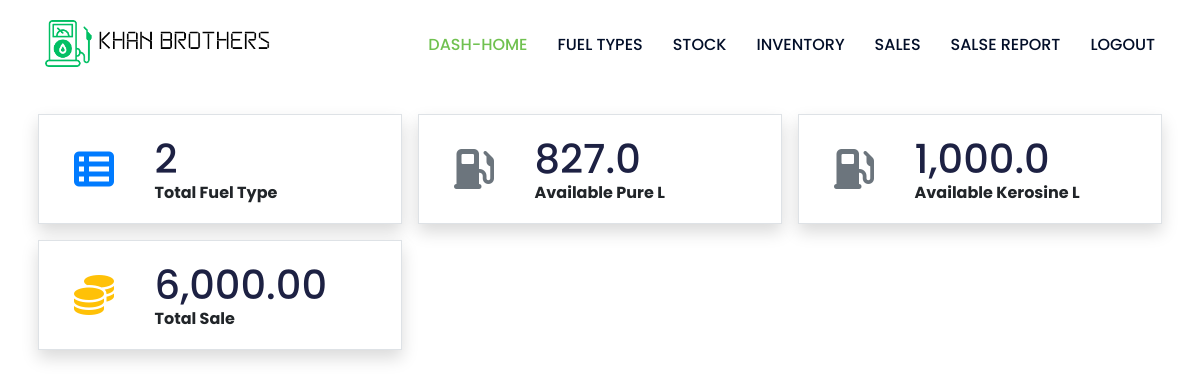
/kb-dash/ (signed in), run on the app's committed database.
### management/models.py (models this page shows)
class Fuel(models.Model):
    name = models.CharField(max_length=100)
    description = models.TextField()
    status = models.CharField(max_length=2, choices=(('1', 'Active'), ('0', 'Inactive')), default=1)
    price = models.FloatField(max_length=(15, 2), default=0)
    date_created = models.DateTimeField(auto_now=True)
    class Meta:
        verbose_name_plural = "Fuel type list"
    def __str__(self):
        return str(f"{self.name}")
    def available(self):
        try:
            stock_in = self.stocks.aggregate(models.Sum("volume"))['volume__sum']
            if stock_in is None:
                stock_in = 0
        except:
            stock_in = 0
        try:
            sale = self.sales.aggregate(models.Sum("volume"))['volume__sum']
            if sale is None:
                sale = 0
        except:
            sale = 0
        return stock_in - sale

### management/views.py (the view)
# urls.py: path('', views.Dashboard.as_view(), name='dashboard'),
class Dashboard(LoginRequiredMixin, generic.View):
  def get(self, request, *args, **kwargs):
    total_fuel_count = Fuel.objects.filter(status = 1).count()
    fuels = Fuel.objects.filter(status=1)
    try:
      active_fuels = Fuel.objects.filter(status=1)
      total_sale = Sale.objects.filter(fuel__id__in = active_fuels).aggregate(Sum('total_amount'))['total_amount__sum']
      if total_sale is None:
        total_sale = 0
    except:
      total_sale = 0
    context = {
      'total_fuel_count': total_fuel_count,
      'fuels': fuels,
      'total_sale': total_sale,
    }
    return render(request, 'management/dashboard.html', context)

### kb_config/templates/management/dashboard.html (shortened to what this page needs)
{% extends "management_base.html" %}
{% load humanize %}
{% block content %}
<section class="">
  <div class="row justify-content-start">
    <div class="col-lg-4 col-md-6 col-sm-12 col-xs-12 p-2">
      <div class=" card card-default rounded-0 shadow border border-gray">
        <div class="card-body">
          <div class="container-fluid">
            <div class="d-flex w-100 align-items-center">
              <div class="col-3">
                <i class="fs-1 text-primary fa-solid fa-th-list" style="font-size: 40px"></i>
              </div>
              <div class="col-9">
                <h2 class="text-end">{{total_fuel_count|intcomma}}</h2>
                  <div class="text-end text-sm"><b>Total Fuel Type</b></div>
              </div>
            </div>
          </div>
        </div>
      </div>
    </div>
    {% for fuel in fuels %}
    <div class="col-lg-4 col-md-6 col-sm-12 col-xs-12 p-2">
      <div class=" card card-default rounded-0 shadow border border-gray">
        <div class="card-body">
          <div class="container-fluid">
            <div class="d-flex w-100 align-items-center">
              <div class="col-3">
                <i class="fs-1 text-muted fa fa-gas-pump" style="font-size: 40px"></i>
              </div>
              <div class="col-9">
                <h2 class="text-end">{{fuel.available|intcomma}}</h2>
                  <div class="text-end text-sm"><b>Available {{fuel}} L</b></div>
              </div>
            </div>
          </div>
        </div>
      </div>
    </div>
    {% endfor %}
    <div class="col-lg-4 col-md-6 col-sm-12 col-xs-12 p-2">
      <div class=" card card-default rounded-0 shadow border border-gray">
        <div class="card-body">
          <div class="container-fluid">
            <div class="d-flex w-100 align-items-center">
              <div class="col-3">
                <i class="fs-1 text-warning fa fa-coins" style="font-size: 40px"></i>
              </div>
              <div class="col-9">
                <h2 class="text-end">{{total_sale|floatformat:2|intcomma}}</h2>
                  <div class="text-end text-sm"><b>Total Sale</b></div>
              </div>
            </div>
          </div>
        </div>
      </div>
    </div>
  </div>
</section>
{% endblock content %}

### kb_config/static/css/barfiller.css (style rules this page uses)
body { font-family: Arial; background: #eee; }

### kb_config/static/css/style.css (style rules this page uses)
html, body { height: 100%; -moz-osx-font-smoothing: grayscale; -webkit-font-smoothing: antialiased; font-smoothing: antialiased; }
body { font-family: 'Poppins', sans-serif; font-size: 16px; line-height: 20px; font-weight: 400; position: relative; z-index: 1; background: #fff; overflow-x: hidden; }
h1, h2, h3, h4, h5, h6 { position: relative; font-family: 'Poppins', sans-serif; font-weight: 500; margin: 0; color: #1d2143; }
h2 { font-size: 40px; }
i, span, a { display: inline-block; }
.container-fluid { padding: 0; }

### data on the page
Fuel: available "827.0", name "Pure"
Fuel: available "1,000.0", name "Kerosine"

### other printed values
{{ total_fuel_count|intcomma }} "2"
{{ total_sale|floatformat:2|intcomma }} "6,000.00"
